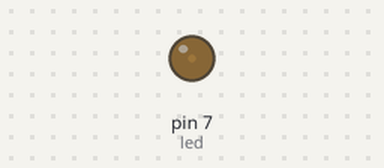
This sketch was run on a simulated Arduino Uno, built with avr-gcc and run on an emulated ATmega328P. On the bench: output pins drawn as LEDs (lit = HIGH).

Above: at 0.05 s.
At 0.65 s:
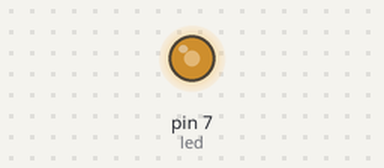
At 1.3 s:
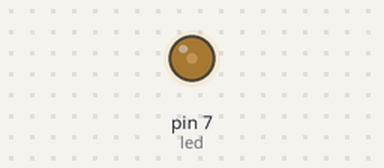
Timing chart, 0 to 3.5 s (numbered marks = the images above):
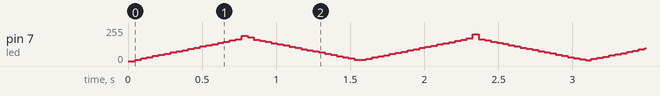

The sketch:

pwm_example.ino
```cpp
int led = 7;              // GPIO 7번 핀에 LED 연결
int current_period = 1000; // 주기 설정 (단위: us)
int current_duty = 0;      // 듀티비 설정 (단위: %, 0 ~ 100)

void setup() {
  pinMode(led, OUTPUT);
}

// 주기를 설정하는 함수
void set_period(int period) {
  if (period >= 100 && period <= 10000) {
    current_period = period;
  }
}

// 듀티비를 설정하는 함수
void set_duty(int duty) {
  if (duty >= 0 && duty <= 100) {
    current_duty = duty;
  }
}

// 소프트웨어 PWM 출력 함수 (오버플로우 방지를 위해 연산 형변환 적용)
void customPWM(int duty, int period) {
  unsigned long high_time = (unsigned long)period * duty / 100;
  unsigned long low_time = period - high_time;

  if (high_time > 0) {
    digitalWrite(led, HIGH);
    delayMicroseconds(high_time);
  }
  if (low_time > 0) {
    digitalWrite(led, LOW);
    delayMicroseconds(low_time);
  }
}

void loop() {
  // 100 (0.1ms), 1000 (1ms), 10000 (10ms) 중 하나로 테스트
  set_period(100);

  // 1초(1000ms) 동안 0 -> 100 -> 0 패턴을 만들기 위한 단계 계산
  int total_steps = 100; // 단계 수를 간소화하여 안정화
  int step_delay_ms = 1000 / (total_steps * 2); // 각 단계당 유지 시간

  // 1. 밝기 증가 (0 -> 100)
  for (int i = 0; i <= 100; i++) {
    set_duty(i);

    // 현재 지정한 period로 한 주기 PWM을 돌리되,
    // 각 단계의 유지 시간(step_delay_ms)동안 반복해서 실행
    unsigned long elapsed = 0;
    while (elapsed < (step_delay_ms * 1000UL)) {
      customPWM(current_duty, current_period);
      elapsed += current_period; // 1번 PWM 돌 데 걸린 시간(us) 합산
    }
  }

  // 2. 밝기 감소 (100 -> 0)
  for (int i = 100; i >= 0; i--) {
    set_duty(i);

    unsigned long elapsed = 0;
    while (elapsed < (step_delay_ms * 1000UL)) {
      customPWM(current_duty, current_period);
      elapsed += current_period;
    }
  }
}
```
